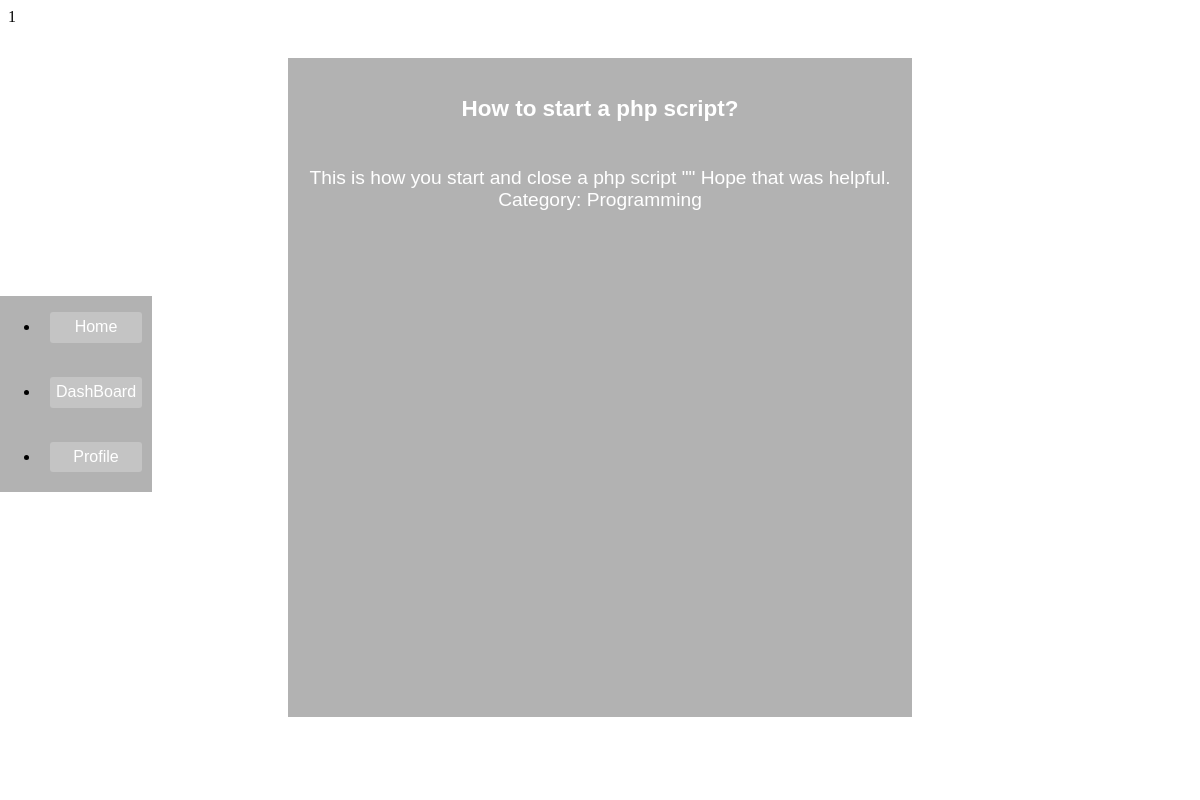
Page /SearchDet.php?QAID=1 on the committed database.
### tables this page shows
CREATE TABLE IF NOT EXISTS `qa` (
  `Questions` mediumtext NOT NULL,
  `Answers` longtext NOT NULL,
  `QAID` int(11) NOT NULL AUTO_INCREMENT,
  `UserID` int(7) NOT NULL,
  `Category` varchar(20) NOT NULL,
  `Date` date NOT NULL,
  PRIMARY KEY (`QAID`)
);

### SearchDet.php (the view, shortened to what this page needs)
<?php
include 'IntConn.php';
?>
<html>
<head>
    <LINK rel="stylesheet" type="text/css" href="Style.css"/>
</head>
<body>
<div class="fullscreen-bg">
    <video loop muted autoplay poster="VideoFrame.JPG" class="fullscreen-bg__video">
        <source src="bg10.webm" type="video/webm">
        <source src="bg.webm" type="video/webm">
    </video>
</div >
<div style="float: left">
<ul id="menu" style="text-align: left;"><li><a href="index.html">Home</a>
    <li><a href="DashBoard.php">DashBoard</a>
    <li><a href="profile.php">Profile</a>
</ul>
</div>
<?php
if(isset($_GET['QAID']))
{
    $QAID = $_SESSION['Result'];
    echo $QAID;
    $qryInt=$conn->stmt_init();
    $qry="SELECT Questions, Answers, Category, QAID FROM qa WHERE QAID LIKE '$QAID'";
    $qryInt->prepare($qry);
    $qryInt->execute() or die("Server Error! Try again in few Minutes".$qryInt->error);
    $qryInt->store_result();
    $qryInt->bind_result($Questions,$Answers,$Category, $QAID);
    while($qryInt->fetch())
    {
        echo'<center><div style="font-family: Agenda-Light, Agenda Light, Agenda, Arial Narrow, sans-serif;font-weight: 100;background: rgba(0,0,0,0.3);color: white;padding: 1rem;width: 50%;height:80%;margin: 2rem;font-size: 1.2rem;display:inline-block;">
            <h3><strong>'.$Questions.'</strong></h3><br/>'.$Answers.'<br/>Category: '.$Category.'</div></center>';
    }
}
?>
</body>
</html>

### Style.css (style rules this page uses)
.fullscreen-bg { position: fixed; top: 0; right: 0; bottom: 0; left: 0; overflow: hidden; z-index: -100; -webkit-filter: blur(4px); -moz-filter: blur(4px); -o-filter: blur(4px); -ms-filter: blur(4px); filter: blur(4px); }
.fullscreen-bg__video { position: absolute; top: 0; left: 0; width: 100%; height: 100%; }
@media (max-aspect-ratio: 16/9) { .fullscreen-bg__video { width: 300%; left: -100%; } }
#menu { font-family: Agenda-Light, Agenda Light, Agenda, Arial Narrow, sans-serif; font-weight: 100; background: rgba(0,0,0,0.3); position: fixed; right: 0; top: 35%; left: 0; width: 7em; float: left; }
#menu li { margin-bottom: 2px; padding-bottom: 2px; }
#menu a { display: block; text-decoration: none; text-align: center; width:80px ; padding: .4rem; border: none; margin: 1rem auto; background: rgba(255,255,255,0.23); color: #fff; border-radius: 3px; cursor: pointer; transition: .1s background; }

### rows in the picture
qa: Questions "How to start a php script?", Answers "This is how you start and close a php script \" \" Hope that was helpful.", Category "Programming"

### other values in the picture
$QAID "1"
